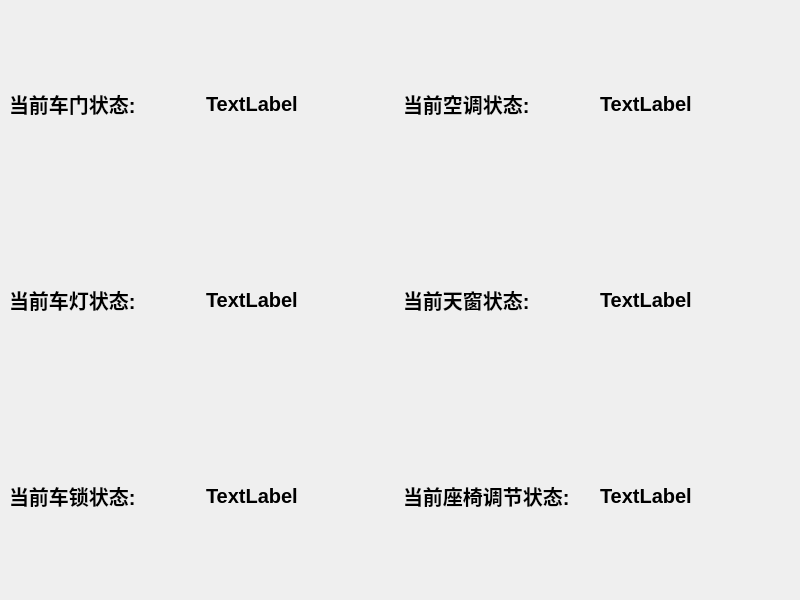
<?xml version="1.0" encoding="UTF-8"?>
<ui version="4.0">
 <class>carCenter</class>
 <widget class="QMainWindow" name="carCenter">
  <property name="geometry">
   <rect>
    <x>0</x>
    <y>0</y>
    <width>800</width>
    <height>600</height>
   </rect>
  </property>
  <property name="font">
   <font>
    <pointsize>15</pointsize>
    <weight>75</weight>
    <bold>true</bold>
   </font>
  </property>
  <property name="windowTitle">
   <string>carCenter</string>
  </property>
  <widget class="QWidget" name="centralwidget">
   <layout class="QGridLayout" name="gridLayout">
    <item row="0" column="0">
     <layout class="QHBoxLayout" name="horizontalLayout_7">
      <item>
       <layout class="QVBoxLayout" name="verticalLayout">
        <item>
         <layout class="QHBoxLayout" name="horizontalLayout">
          <item>
           <widget class="QLabel" name="label">
            <property name="text">
             <string>当前车门状态:</string>
            </property>
           </widget>
          </item>
          <item>
           <widget class="QLabel" name="label_door">
            <property name="text">
             <string>TextLabel</string>
            </property>
           </widget>
          </item>
         </layout>
        </item>
        <item>
         <layout class="QHBoxLayout" name="horizontalLayout_2">
          <item>
           <widget class="QLabel" name="label_2">
            <property name="text">
             <string>当前车灯状态:</string>
            </property>
           </widget>
          </item>
          <item>
           <widget class="QLabel" name="label_light">
            <property name="text">
             <string>TextLabel</string>
            </property>
           </widget>
          </item>
         </layout>
        </item>
        <item>
         <layout class="QHBoxLayout" name="horizontalLayout_3">
          <item>
           <widget class="QLabel" name="label_3">
            <property name="text">
             <string>当前车锁状态:</string>
            </property>
           </widget>
          </item>
          <item>
           <widget class="QLabel" name="label_lock">
            <property name="text">
             <string>TextLabel</string>
            </property>
           </widget>
          </item>
         </layout>
        </item>
       </layout>
      </item>
      <item>
       <layout class="QVBoxLayout" name="verticalLayout_2">
        <item>
         <layout class="QHBoxLayout" name="horizontalLayout_4">
          <item>
           <widget class="QLabel" name="label_4">
            <property name="text">
             <string>当前空调状态:</string>
            </property>
           </widget>
          </item>
          <item>
           <widget class="QLabel" name="label_airCondition">
            <property name="text">
             <string>TextLabel</string>
            </property>
           </widget>
          </item>
         </layout>
        </item>
        <item>
         <layout class="QHBoxLayout" name="horizontalLayout_5">
          <item>
           <widget class="QLabel" name="label_5">
            <property name="text">
             <string>当前天窗状态:</string>
            </property>
           </widget>
          </item>
          <item>
           <widget class="QLabel" name="label_skylight">
            <property name="text">
             <string>TextLabel</string>
            </property>
           </widget>
          </item>
         </layout>
        </item>
        <item>
         <layout class="QHBoxLayout" name="horizontalLayout_6">
          <item>
           <widget class="QLabel" name="label_6">
            <property name="text">
             <string>当前座椅调节状态:</string>
            </property>
           </widget>
          </item>
          <item>
           <widget class="QLabel" name="label_seatAdjustment">
            <property name="text">
             <string>TextLabel</string>
            </property>
           </widget>
          </item>
         </layout>
        </item>
       </layout>
      </item>
     </layout>
    </item>
   </layout>
  </widget>
 </widget>
 <resources/>
 <connections/>
</ui>
